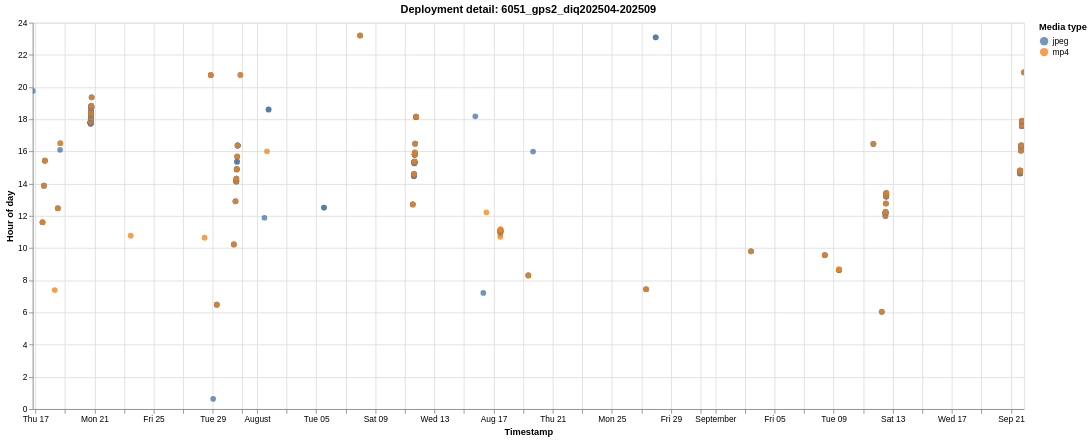

Write the Vega-Lite specification saved for this chart.
### Vega-Lite specification from a JSON file in a GitHub repository (floating-point values rounded to 4 significant figures; data arrays with more than 128 entries replaced by an {"elided": "..."} marker saying what was removed)
{"$schema": "https://vega.github.io/schema/vega-lite/v6.1.0.json", "config": {"view": {"continuousHeight": 300, "continuousWidth": 300}}, "data": {"name": "data-d3000b787aa61a8125bca28d3fdbaf0e"}, "datasets": {"data-d3000b787aa61a8125bca28d3fdbaf0e": {"elided": "453 records"}}, "encoding": {"color": {"field": "media_type", "scale": {"scheme": "tableau10"}, "title": "Media type", "type": "nominal"}, "shape": {"field": "media_type", "title": "Media type", "type": "nominal"}, "tooltip": [{"field": "deployment", "title": "Deployment", "type": "nominal"}, {"field": "timestamp", "format": "%Y-%m-%d %H:%M:%S", "title": "Timestamp", "type": "temporal"}, {"field": "hour_of_day", "format": ".2f", "title": "Hour of day", "type": "quantitative"}, {"field": "media_type", "title": "Media type", "type": "nominal"}], "x": {"field": "timestamp", "title": "Timestamp", "type": "temporal"}, "y": {"field": "hour_of_day", "scale": {"domain": [0, 24]}, "title": "Hour of day", "type": "quantitative"}}, "height": 460, "mark": {"opacity": 0.78, "size": 46, "type": "circle"}, "params": [{"bind": "scales", "name": "param_1e9efca18e7a2868", "select": {"encodings": ["x", "y"], "type": "interval"}}], "title": "Deployment detail: 6051_gps2_diq202504-202509", "width": 1180}
